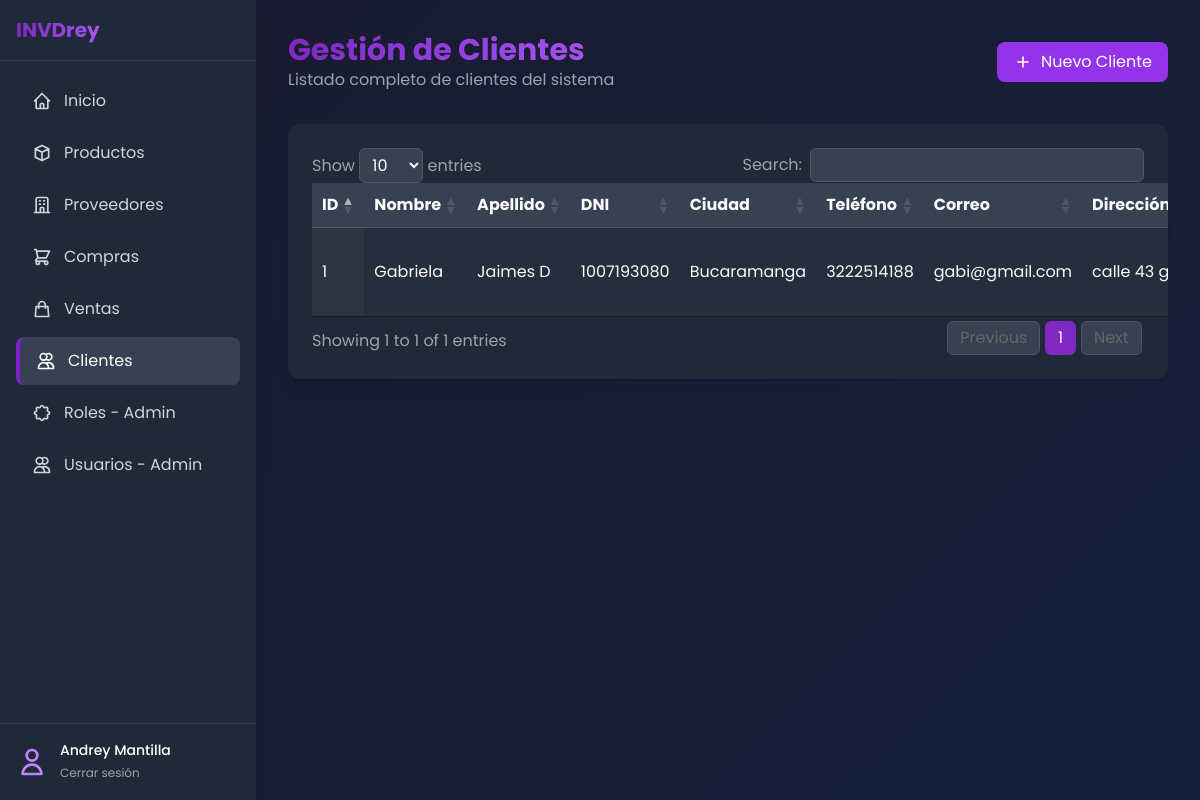
The page /Clientes/clientes_READ.php (signed in) on the database its author committed.
### tables this page shows
CREATE TABLE `clientes` (
  `id` int(11) NOT NULL,
  `nombre` varchar(100) NOT NULL,
  `apellido` varchar(100) DEFAULT NULL,
  `DNI` varchar(100) NOT NULL,
  `ciudad` varchar(100) NOT NULL,
  `telefono` varchar(100) DEFAULT NULL,
  `correo` varchar(100) NOT NULL,
  `direccion` varchar(250) NOT NULL,
  `estado` tinyint(4) NOT NULL DEFAULT 1
);

### Clientes/clientes_READ.php (the view, shortened to what this page needs)
<?php
include '../conexion.php';
$id_rol = $_SESSION['id_rol'];
$sql = "SELECT * FROM clientes WHERE estado = 1";
$stmt = $conn->prepare($sql);
$stmt->execute();
$result = $stmt->get_result();
?>
<!DOCTYPE html>
<html lang="es" class="dark">
<head>
    <script src="https://cdn.tailwindcss.com"></script>
    <link rel="stylesheet" href="https://cdn.datatables.net/1.11.5/css/jquery.dataTables.min.css">
    <link rel="stylesheet" href="https://cdn.datatables.net/responsive/2.4.1/css/responsive.dataTables.min.css">
    <link rel="stylesheet" href="../styles/Styles.css">
    <link rel="stylesheet" href="../styles/Datatable.css">
    <link rel="stylesheet" href="../styles/Sidebar.css">
</head>
<body class="min-h-screen text-gray-100 bg-gray-900">
    <div class="flex h-screen">
        <div class="sidebar w-64 bg-gray-800 shadow-lg flex flex-col">
            <div class="p-4 border-b border-gray-700">
                <div class="flex items-center space-x-2">
                    <span class="text-xl font-bold gradient-text">INVDrey</span>
                </div>
            </div>
            <div class="flex-1 overflow-y-auto py-4">
                <nav class="space-y-1 px-4">
                    <a href="../inicio.php" class="sidebar-link flex items-center px-4 py-3 text-gray-300 hover:text-white hover:bg-gray-700 rounded-lg">
                        Inicio
                    </a>
                    <a href="../productos/productos_READ.php" class="sidebar-link flex items-center px-4 py-3 text-gray-300 hover:text-white hover:bg-gray-700 rounded-lg">
                        <svg xmlns="http://www.w3.org/2000/svg" class="h-5 w-5 mr-3" fill="none" viewBox="0 0 24 24" stroke="currentColor">
                            <path stroke-linecap="round" stroke-linejoin="round" stroke-width="2" d="M20 7l-8-4-8 4m16 0l-8 4m8-4v10l-8 4m0-10L4 7m8 4v10M4 7v10l8 4" />
                        </svg>
                        Productos
                    </a>
                    <a href="../proveedores/proveedores_READ.php" class="sidebar-link flex items-center px-4 py-3 text-gray-300 hover:text-white hover:bg-gray-700 rounded-lg">
                        Proveedores
                    </a>
                    <a href="../Compras/compras_READ.php" class="sidebar-link flex items-center px-4 py-3 text-gray-300 hover:text-white hover:bg-gray-700 rounded-lg">
                        Compras
                    </a>
                    <a href="../ventas/ventas_READ.php" class="sidebar-link flex items-center px-4 py-3 text-gray-300 hover:text-white hover:bg-gray-700 rounded-lg">
                        <svg xmlns="http://www.w3.org/2000/svg" class="h-5 w-5 mr-3" fill="none" viewBox="0 0 24 24" stroke="currentColor">
                            <path stroke-linecap="round" stroke-linejoin="round" stroke-width="2" d="M16 11V7a4 4 0 00-8 0v4M5 9h14l1 12H4L5 9z" />
                        </svg>
                        Ventas
                    </a>
                    <a href="../clientes/clientes_READ.php" class="sidebar-link flex items-center px-4 py-3 text-white bg-gray-700 rounded-lg active-link">
                        <svg xmlns="http://www.w3.org/2000/svg" class="h-5 w-5 mr-3" fill="none" viewBox="0 0 24 24" stroke="currentColor">
                            <path stroke-linecap="round" stroke-linejoin="round" stroke-width="2" d="M12 4.354a4 4 0 110 5.292M15 21H3v-1a6 6 0 0112 0v1zm0 0h6v-1a6 6 0 00-9-5.197M13 7a4 4 0 11-8 0 4 4 0 018 0z" />
                        </svg>
                        Clientes
                    </a>
                    <?php if ($id_rol == 1 || $id_rol == 2): ?>
                        <a href="../roles/roles_READ.php" class="sidebar-link flex items-center px-4 py-3 text-gray-300 hover:text-white hover:bg-gray-700 rounded-lg">
                        Roles - Admin
                    </a>
                    <?php endif; ?>
                     <?php if ($id_rol == 1 || $id_rol == 2): ?>
                        <a href="../Usuarios/usuarios_READ.php" class="sidebar-link flex items-center px-4 py-3 text-gray-300 hover:text-white hover:bg-gray-700 rounded-lg">
                        <svg xmlns="http://www.w3.org/2000/svg" class="h-5 w-5 mr-3" fill="none" viewBox="0 0 24 24" stroke="currentColor">
                            <path stroke-linecap="round" stroke-linejoin="round" stroke-width="2" d="M12 4.354a4 4 0 110 5.292M15 21H3v-1a6 6 0 0112 0v1zm0 0h6v-1a6 6 0 00-9-5.197M13 7a4 4 0 11-8 0 4 4 0 018 0z" />
                        </svg>
                        Usuarios - Admin
                    </a>
                    <?php endif; ?>
                </nav>
            </div>
            <div class="p-4 border-t border-gray-700">
                <div class="flex items-center space-x-3">
                    <div class="flex-shrink-0">
                        <svg xmlns="http://www.w3.org/2000/svg" class="h-8 w-8 text-purple-400" fill="none" viewBox="0 0 24 24" stroke="currentColor">
                            <path stroke-linecap="round" stroke-linejoin="round" stroke-width="2" d="M16 7a4 4 0 11-8 0 4 4 0 018 0zM12 14a7 7 0 00-7 7h14a7 7 0 00-7-7z" />
                        </svg>
                    </div>
                    <div>
                        <p class="text-sm font-medium text-white"><?php echo $_SESSION['usuario']; ?></p>
                        <a href="../logout.php" class="text-xs text-gray-400 hover:text-purple-400">Cerrar sesión</a>
                    </div>
                </div>
            </div>
        </div>
    <div class="flex-1 overflow-y-auto">
        <div class="max-w-7xl mx-auto px-4 sm:px-6 lg:px-8 py-8">
                <div class="flex flex-col sm:flex-row justify-between items-start sm:items-center mb-8 gap-4">
            <div>
                <h1 class="text-2xl sm:text-3xl font-bold gradient-text">Gestión de Clientes</h1>
                <p class="text-gray-400">Listado completo de clientes del sistema</p>
            </div>
            <?php if ($id_rol == 1 || $id_rol == 2 || $id_rol == 5): ?>
            <a href="clientes_CREATE.php" class="btn-action flex items-center px-4 py-2 bg-purple-600 text-white rounded-lg hover:bg-purple-700 w-full sm:w-auto justify-center">
                <svg xmlns="http://www.w3.org/2000/svg" class="h-5 w-5 sm:mr-2" fill="none" viewBox="0 0 24 24" stroke="currentColor">
                    <path stroke-linecap="round" stroke-linejoin="round" stroke-width="2" d="M12 6v6m0 0v6m0-6h6m-6 0H6" />
                </svg>
                <span class="hidden sm:inline">Nuevo Cliente</span>
            </a>
            <?php endif; ?>
        </div>
                        <div class="bg-gray-800 rounded-xl shadow-lg overflow-hidden">
                            <div class="p-4 sm:p-6">
                                <table id="clientesTable" class="w-full display responsive nowrap" style="width:100%">
                                    <thead class="bg-gray-700">
                                        <tr>
                                            <th>ID</th>
                                            <th>Nombre</th>
                                            <th>Apellido</th>
                                            <th>DNI</th>
                                            <th>Ciudad</th>
                                            <th>Teléfono</th>
                                            <th>Correo</th>
                                            <th>Dirección</th>
                                        </tr>
                                    </thead>
                                    <tbody>
                                        <?php while ($row = $result->fetch_assoc()): ?>
                                        <tr>
                                            <td><?php echo $row['id'] ?></td>
                                            <td><?php echo $row['nombre'] ?></td>
                                            <td><?php echo $row['apellido'] ?></td>
                                            <td><?php echo $row['DNI'] ?></td>
                                            <td><?php echo $row['ciudad'] ?></td>
                                            <td><?php echo $row['telefono'] ?></td>
                                            <td><?php echo $row['correo'] ?></td>
                                            <td><?php echo $row['direccion'] ?></td>
                                        </tr>
                                        <?php endwhile; ?>
                                    </tbody>
                            </table>
                        </div>
                    </div>
               </div>
          </div>
      </div>
</body>
</html>

### styles/Styles.css (style rules this page uses)
body { font-family: 'Poppins', sans-serif; background: linear-gradient(135deg, #1a1a2e 0%, #16213e 100%); }
.gradient-text { background: linear-gradient(90deg, #7f29c2 0%, #a855f7 100%); -webkit-background-clip: text; background-clip: text; color: transparent; }
.btn-action { transition: all 0.2s ease; }

### styles/Datatable.css (style rules this page uses)
.dataTables_wrapper .dataTable { width: 100% !important; background-color: #1F2937 !important; color: #FAFAFA !important; border-collapse: collapse !important; }
.dataTables_wrapper .dataTable td, .dataTables_wrapper .dataTable th { background-color: transparent !important; color: #FAFAFA !important; border-color: #4B5563 !important; }
.dataTables_wrapper .dataTable tbody tr.odd td { background-color: #1F2937 !important; }

### styles/Sidebar.css (style rules this page uses)
.sidebar { transition: all 0.3s ease; }
.sidebar-link { transition: all 0.2s ease; }
.active-link { background-color: #4B5563; border-left: 4px solid #7e22ce; }

### rows shown on the page
clientes: id "1", nombre "Gabriela", apellido "Jaimes D", DNI "1007193080", ciudad "Bucaramanga", telefono "3222514188", correo "gabi@gmail.com", direccion "calle 43…"

### other values the page prints
$_SESSION['usuario'] "Andrey Mantilla"
